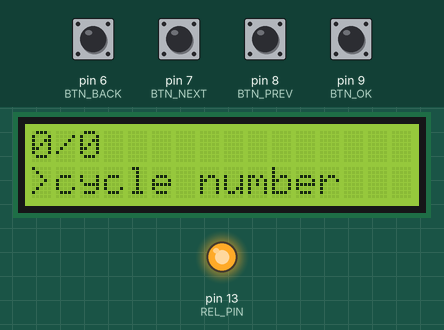
Recording of a sketch running on a simulated Arduino Uno, built with avr-gcc and run on an emulated ATmega328P. Parts: 16×2 character LCD, output pins drawn as LEDs (lit = HIGH). The inputs (shaded band) are chosen by the test bench; at power-on: pin 6 (BTN_BACK), pin 7 (BTN_NEXT), pin 8 (BTN_PREV), pin 9 (BTN_OK) HIGH. What the sketch prints to the serial monitor is not drawn.

Above: at 6.2 s.
6.3 s: pin 7 (BTN_NEXT) pulled LOW for 0.15 s
At 7.5 s:
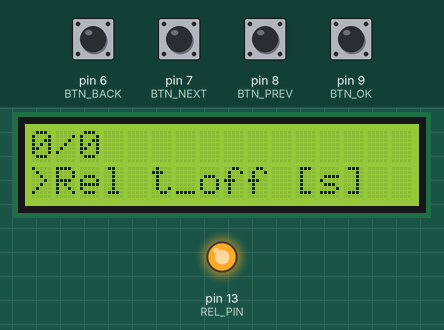
7.9 s: pin 9 (BTN_OK) pulled LOW for 0.15 s
At 8.5 s:
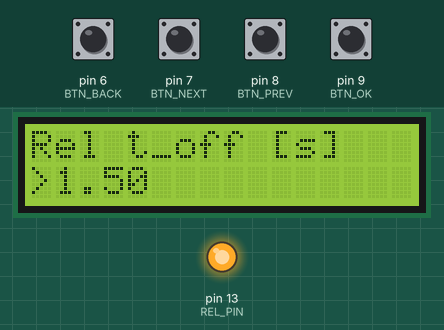
9.5 s: pin 8 (BTN_PREV) pulled LOW for 0.15 s
At 10.0 s:
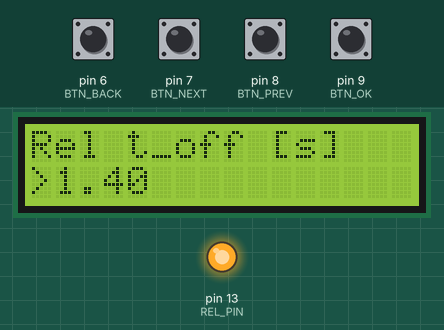
11.1 s: pin 7 (BTN_NEXT) pulled LOW for 1 s
At 13.0 s:
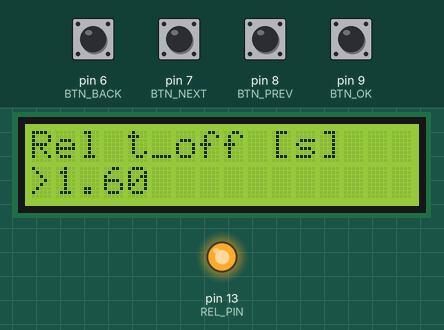
13.6 s: pin 6 (BTN_BACK) pulled LOW for 0.15 s
At 14.4 s:
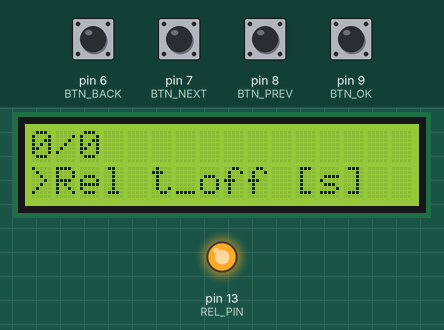
15.2 s: pin 8 (BTN_PREV) pulled LOW for 1 s
At 16.9 s:
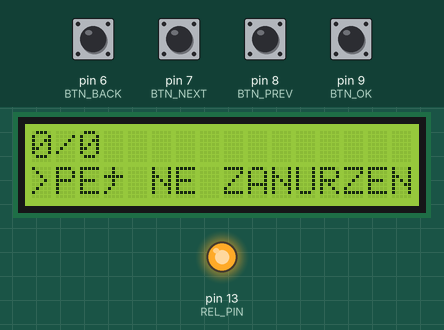
Timing chart, 0 to 18.4 s (numbered marks = the images above; inputs shaded):
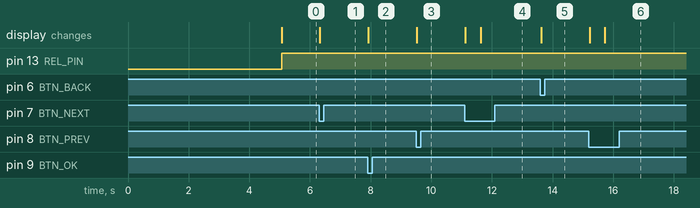

The sketch:

Menu_nn_z_komentarzami.ino
```cpp
#include <LiquidCrystal.h> //załączanie biblioteki LCD
#include <Wire.h> //załączanie biblioteki one wire
#include <TimerOne.h>

const int rs = 12, en = 11, d4 = 5, d5 = 4, d6 = 3, d7 = 2; //inicjalizacja biblioteki LCD przez powiązanie wymaganych pinów LCD...
LiquidCrystal lcd(rs, en, d4, d5, d6, d7);  //...z pinami ARD do których są podłączone

#define BTN_BACK  6 //definiowanie określonych pinów jako przycisków
#define BTN_NEXT  7
#define BTN_PREV  8
#define BTN_OK    9
#define REL_PIN   13

typedef struct  //deklaracja struktury składającej się z elementów poniżej (Każdy element STRUCT_MENUPOS będzie reprezentacją                       pojedynczej opcji w menu)
{
  String label; //nagłówek
  float minVal;   //wartość minimalna
  float maxVal;   //wartość maksymalna
  float currentVal; //wartość chwilowa
  void (*handler)();
  /*void (*handler)(); - wskaźnik do funkcji nie przyjmującej oraz nie zwracającej żadnych parametrów. Ma 3 funkcje:
    1)Jeżeli minVal będzie >= maxVal funkcja ta będzie akcją, którą chcemy wykonać (bez wchodzenia na drugi poziom menu)
    2)Nadpisanie domyślnego zachowania programu (czyli wyświetlania wartości currentVal – będziemy mogli wstawić tam własne stringi)
    3)Wpisanie tam wartości NULL – wtedy program zachowa się domyślnie, czyli wyświetli currentVal bez żadnego formatowania.*/
} STRUCT_MENUPOS;

void rel_timer(void);
int flaga_srak = 0;
int cycle_number=0;
int cycle_number_max=0;

typedef enum
{
  BACK, NEXT, PREV, OK, NONE
} ENUM_BUTTON;
//Typy wyliczeniowe definiowane są przez słowo kluczowe enum. Definicja typu wyliczeniowego zawiera, ograniczoną klamrami, listę słownych wartości (listę wyliczeniową), które mogą zostać przypisane do zmiennych tego typu*/

STRUCT_MENUPOS menu[5]; // tablica zawierająca pozycje menu

int currentMenuPos = 0; //informacja która opcja jest aktualnie wybrana
int menuSize;   //rozmiar menu obliczany automatycznie na podstawie deklaracji
bool isInLowerLevel = false; //informacja czy jesteśmy w drugim poziomie menu
float tempVal;    //tymczasowa wartość dla currentVal ze struktury STRUCT_MENUPOS

float REL_T_OFF = 3000;
float REL_T_ON = 3000;
unsigned long int rel_time;
int pozycja = 0;

void setup()    //funkcja główna
{
  Serial.begin(9600);   //ustawianie datarate w bps
  lcd.begin(16, 2); //inicjalizacja LCD
  lcd.print("ONE FRANKE xD");   //komunikat początkowy
  delay(5000);  //czas wyświetlania komunikatu początkowego


  Timer1.initialize(1000);
  Timer1.attachInterrupt(rel_timer);


  pinMode(BTN_NEXT, INPUT_PULLUP);  //ustawianie trybu działania pinów cyfrowych z wew. rezystorem podciągającym
  pinMode(BTN_PREV, INPUT_PULLUP);
  pinMode(BTN_BACK, INPUT_PULLUP);
  pinMode(BTN_OK, INPUT_PULLUP);
  pinMode(REL_PIN, OUTPUT);

  menu[0] = {"cycle number", 0, 3600, 10, NULL};   //ustawianie pozycji menu, kolejno: label, min, max, cur, handler
  menu[1] = {"Rel t_off [s]", 0.25, 3600, 1.5, NULL};
  menu[2] = {"Rel t_on [s]", 0.25, 3600, 1.5, NULL};
  menu[3] = {"Ulamki", 0, 30, 15, formatUlamki};
  menu[4] = {"PEŁNE ZANURZENIE", 0, 0, 0, actionPortSzeregowy};

  menuSize = sizeof(menu) / sizeof(STRUCT_MENUPOS); //obliczanie rozmiarów menu
}

void loop()     //pętla rysowania programu
{

  drawMenu();
  //Serial.println(REL_T_OFF);
  Serial.println(rel_time);
  Serial.println(flaga_srak);
  Serial.println(pozycja);
  Serial.println(digitalRead(13));
  Serial.println(cycle_number);

  switch (pozycja) {          //w zależności od odczytanego przycisku wybieramy konkretny przypadek
    case 0:
      {
        digitalWrite(13, HIGH);
        if (rel_time >= REL_T_OFF && cycle_number <= cycle_number_max)
        {
          rel_time = 0;
          pozycja = 1;
          cycle_number++;
        }

        break;
      }
    case 1:
      {
        digitalWrite(13, LOW);
        if (rel_time >= REL_T_ON)
        {
          rel_time = 0;
          pozycja = 0;

        }
        break;
      }
  }
  if (cycle_number==(cycle_number_max +1))
  {
            cycle_number=0;
          flaga_srak=0;
          rel_time=0;
          pozycja=0;
  }

}

ENUM_BUTTON getButton() {   //funkcja getbutton do odczytywania przycisków
  if (!digitalRead(BTN_BACK)) return BACK;
  if (!digitalRead(BTN_NEXT)) return NEXT;
  if (!digitalRead(BTN_PREV)) return PREV;
  if (!digitalRead(BTN_OK)) return OK;

  return NONE;
}

void drawMenu() {
  static unsigned long lastRead = 0;
  static ENUM_BUTTON lastPressedButton = OK;
  static unsigned int isPressedSince = 0;
  int autoSwitchTime = 500;

  ENUM_BUTTON pressedButton = getButton(); //odczyt wartości z funkcji getbutton

  if (pressedButton == NONE && lastRead != 0) {
    isPressedSince = 0;
    return;
  }
  if (pressedButton != lastPressedButton) {
    isPressedSince = 0;
  }

  if (isPressedSince > 3) autoSwitchTime = 10;
  if (lastRead != 0 && millis() - lastRead < autoSwitchTime && pressedButton == lastPressedButton) return;

  isPressedSince++;
  lastRead = millis();
  lastPressedButton = pressedButton;

  switch (pressedButton) {          //w zależności od odczytanego przycisku wybieramy konkretny przypadek
    case NEXT: handleNext(); break;
    case PREV: handlePrev(); break;
    case BACK: handleBack(); break;
    case OK: handleOk(); break;
  }

  lcd.home();   //kursor na początek
  lcd.clear();  //czyszczenie LCD
  if (isInLowerLevel)   //sprawdzanie czy jesteśmy na 2 poziomie
  {
    lcd.print(menu[currentMenuPos].label);  //drukowanie w nagłówku etykiety opcji w której jesteśmy
    lcd.setCursor(0, 1);    //przesuwanie kursora do 2giej linijki
    lcd.print((">"));     //drukowanie 'znaku zachęty'
    if (menu[currentMenuPos].handler != NULL)   //sprawdzanie czy jest coś w handlerze
    {
      (*(menu[currentMenuPos].handler))();    //jeżeli coś jest w handlerze, to wywołujemy jego funkcję która obsłuży wyświetlanie
    } else lcd.print(tempVal); //jeżeli nie ma nic w handlerze, drukujemy wartość obecną
  } else {
    lcd.print(cycle_number);    //jeżeli nie jesteśmy na 2 poziomie drukujemy 'Menu glowne'...
    lcd.print("/");
    lcd.print(cycle_number_max);
    lcd.setCursor(0, 1);            //...ustawiamy kursor w 2giej linii...
    lcd.print((">"));             //...drukujemy znak zachęty
    lcd.print(menu[currentMenuPos].label);  //...i obecną etykietę menu
  }
}

void handleNext() { //obsluga przycisku w prawo
  if (isInLowerLevel) { //jeżeli jesteśmy w 2gim poziomie, zwiększamy wartość do maxa, jak w 1 to przesuwamy pozycje menu w kółko
    if(currentMenuPos == 0) tempVal++;
    else tempVal = tempVal + 0.1;
    if (tempVal > menu[currentMenuPos].maxVal) tempVal = menu[currentMenuPos].maxVal;
  } else {
    currentMenuPos = (currentMenuPos + 1) % menuSize;
  }
}

void handlePrev() { //obsluga przycisku w lewo
  if (isInLowerLevel) { //analogicznie jak przycisk w prawo
    if(currentMenuPos == 0) tempVal--;
    else tempVal = tempVal - 0.1;
    if (tempVal < menu[currentMenuPos].minVal) tempVal = menu[currentMenuPos].minVal;
  } else {
    currentMenuPos--;
    if (currentMenuPos < 0) currentMenuPos = menuSize - 1;
  }
}

void handleBack() { //obsługa przycisku wstecz
  if (isInLowerLevel) { //jeżeli jesteśmy w 2 poziomie to z niego wychodzimy
    isInLowerLevel = false;
  }
}
//*Zobaczmy co kryje pod sobą funkcja obsługująca przycisk OK. Jeżeli pole handler nie jest NULLem oraz maxVal jest mniejszy bądź równy minVal to wykonujemy funkcję zdefiniowaną jako handler i wychodzimy z handleOk(). W przeciwnym wypadku jeżeli jesteśmy na niższym poziomie to zapisujemy tempVal do pola currentVal i przechodzimy poziom wyżej. Jeżeli jesteśmy w menu głównym to robimy dokładnie odwrotnie: zapisujemy currentVal do tempVal oraz wchodizmy na niższy poziom menu.*//
void handleOk() {
  if (menu[currentMenuPos].handler != NULL && menu[currentMenuPos].maxVal <= menu[currentMenuPos].minVal) {
    (*(menu[currentMenuPos].handler))();
    return;
  }
  if (isInLowerLevel) {
    menu[currentMenuPos].currentVal = tempVal;
    if (currentMenuPos == 0)cycle_number_max = tempVal;
    if (currentMenuPos == 1)REL_T_OFF = tempVal * 1000;
    if (currentMenuPos == 2)REL_T_ON = tempVal * 1000;
    isInLowerLevel = false;
  } else {
    tempVal = menu[currentMenuPos].currentVal;
    isInLowerLevel = true;
  }
}

/* Funkcje-uchwyty użytkownika */
void actionPortSzeregowy() {
  Serial.println("Wywolano akcje: Port szeregowy");
  lcd.print("Wywolano akcje: Port szeregowy");
  flaga_srak = !flaga_srak;
}

void formatNapisy() {
  String dictonary[] = {"Napis 1", "Napis 2", "Napis 3 :)"};
  //lcd.print(dictonary[tempVal]);
}

void formatUlamki() {
  lcd.print(tempVal / 10.0);
}
void rel_timer()
{
  if (flaga_srak == 1) rel_time++;
}
```

Measured:
- after the input at 6.3 s, the display: changes at once (image 1)
- after the input at 7.9 s, the display: changes at once (image 2)
- after the input at 9.5 s, the display: changes at once (image 3)
- after the input at 11.1 s, the display: first changes at once (image 4 shows a later state)
- after the input at 13.6 s, the display: changes at once (image 5)
- after the input at 15.2 s, the display: first changes at once (image 6 shows a later state)
